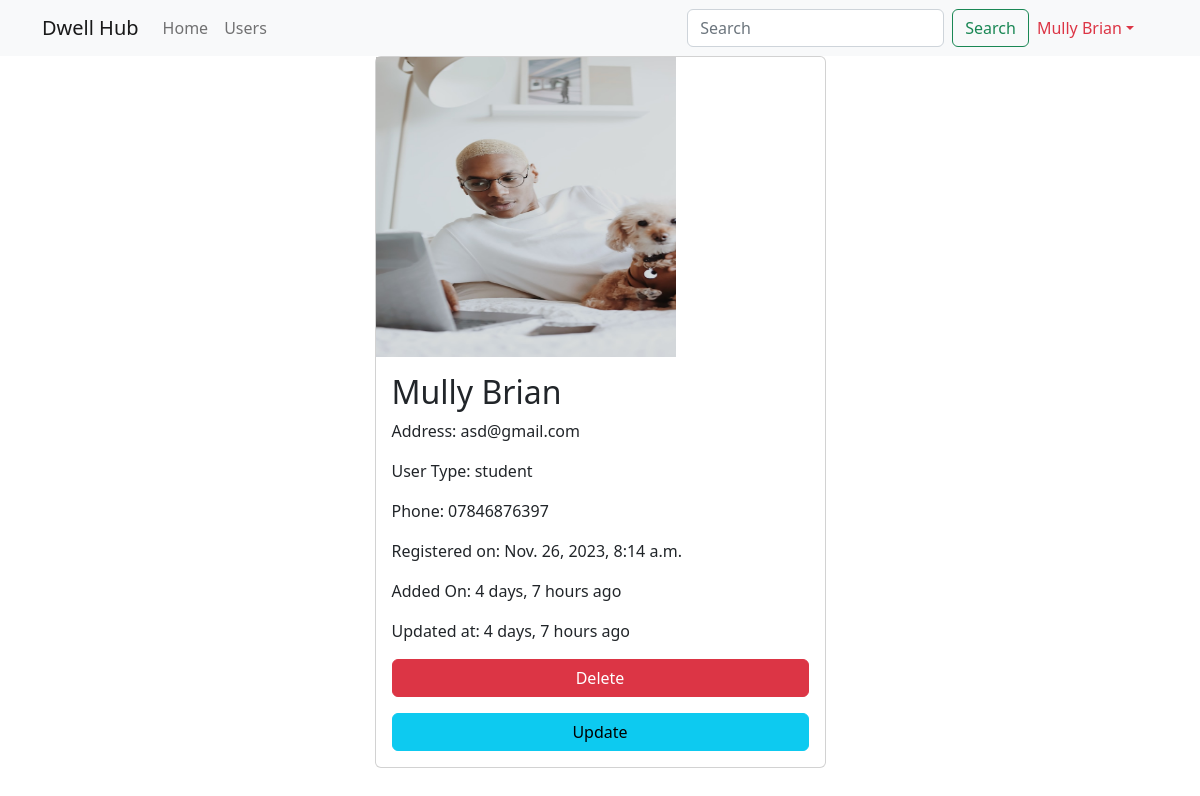
The page /user/7 (signed in) on the database as committed earlier.
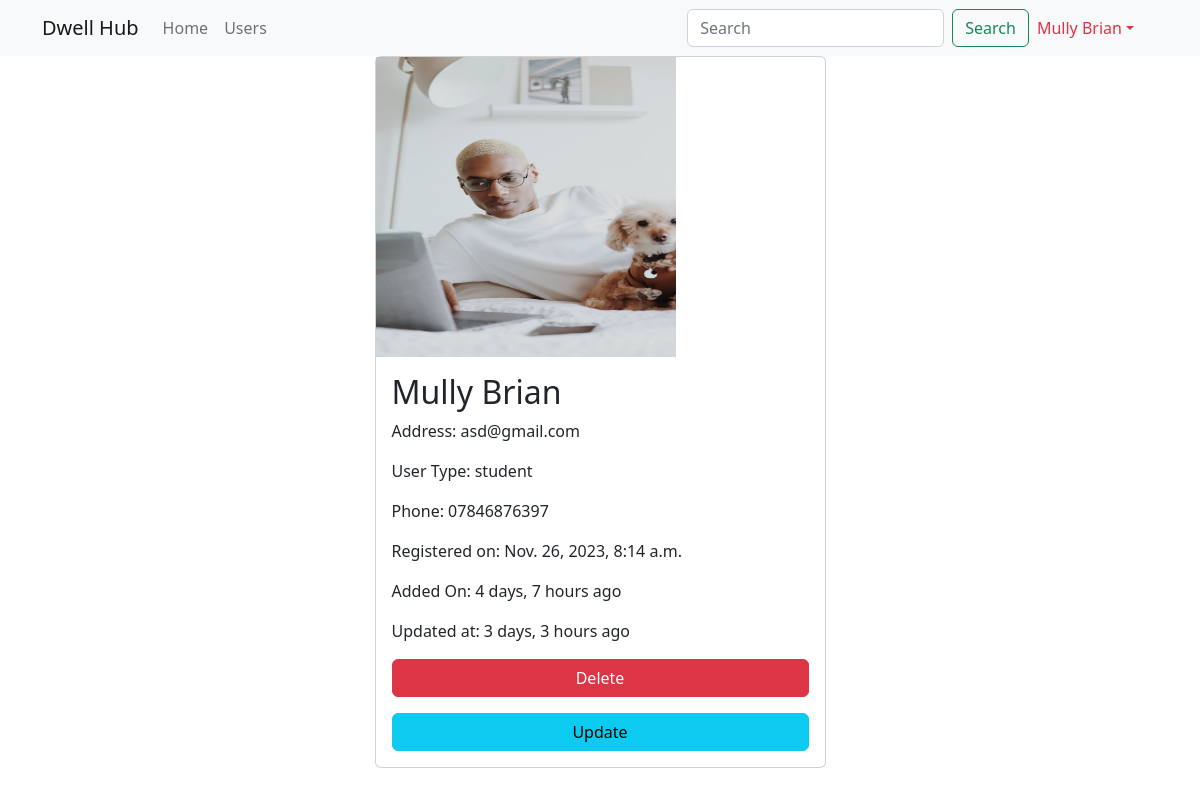
The same page on the database as committed later.
### main_app/models.py (models this page shows, shortened)
class User(models.Model):
    username = models.CharField(max_length=100)
    email = models.EmailField(unique=True)
    password = models.CharField(max_length=100)
    user_type = models.CharField(max_length=50)
    profile_picture = models.ImageField(upload_to="media/users", blank=True, null=True)
    phone = models.CharField(max_length=100)
    reg_date = models.DateTimeField(auto_now_add=True)
    created_at = models.DateTimeField(auto_now_add=True)
    updated_at = models.DateTimeField(auto_now=True)

### main_app/views.py (the view)
# urls.py: path('user/<int:user_id>', views.user_details, name="details"),
@login_required
def user_details(request, user_id):
    user = User.objects.get(pk=user_id)
    return render(request, 'user_details.html', {"user": user})

### templates/user_details.html (shortened to what this page needs)
{% extends 'base_template.html' %}
{% load humanize %}
{% block content %}
{% include 'navbar.html' %}
<div class="container">
    <div class="row justify-content-center">
        <div class="col-sm-5">
            <div class="card">
                {% if user.profile_picture %}
                    <img src="{{ user.profile_picture.url }}" height="300" width="300" alt="" >
                {% endif %}
                <div class="card-body">
                    <h2 class="card-title">{{ user.username | title }}</h2>
                    <p class="card-text">Address: {{ user.email }}</p>
                    <p class="card-text">User Type: {{ user.user_type }}</p>
                    <p class="card-text">Phone: {{ user.phone }}</p>
                    <p class="card-text">Registered on: {{ user.reg_date }}</p>
                    <p class="card-text">Added On: {{ user.created_at | naturaltime }}</p>
                    <p class="card-text">Updated at: {{ user.updated_at | naturaltime }}</p>
                    {% if perms.main_app.delete_user %}
                    	<a href="{% url 'delete' user.id %}" class="btn btn-danger w-100">Delete</a>
                    {% endif %}
                    {% if perms.main_app.change_user %}
                        <a href="{% url 'update' user.id %}" class="btn btn-info w-100 mt-3">Update</a>
                    {% endif %}
                </div>
            </div>
        </div>
    </div>
</div>
{% endblock %}

### templates/navbar.html (shortened to what this page needs)
<nav class="navbar sticky-top navbar-expand-lg bg-light">
    <div class="container">
        <a class="navbar-brand" href="{% url 'user' %}">Dwell Hub</a>
        <div class="collapse navbar-collapse" id="navbarTogglerDemo02">
            <ul class="navbar-nav me-auto mb-2 mb-lg-0">
                <li class="nav-item">
                    <a class="nav-link {% if "/" == request.path %} active {% endif %}" aria-current="page"
                       href="{% url 'home' %}">Home</a>
                </li>
                <li class="nav-item">
                    <a class="nav-link {% if "/user"  == request.path %} active {% endif %}" href="{% url 'all' %}">Users</a>
                </li>
            </ul>
            <form class="d-flex" role="search" method="get" action="{% url 'search' %}">
                <input class="form-control me-2" name="search_word" type="search" placeholder="Search"
                       aria-label="Search">
                <button class="btn btn-outline-success" type="submit">Search</button>
            </form>
            <ul class="navbar-nav me-3 mb-2 mb-lg-0">
                <li class="nav-item dropdown">
                    <a class="nav-link dropdown-toggle text-danger" href="#" role="button" data-bs-toggle="dropdown">{{ user.username }}</a>
                </li>
            </ul>
        </div>
    </div>
</nav>

Rows that differ between the two databases and show on the page:
changed User "Mully Brian": updated_at "4 days, 7 hours ago" → "3 days, 3 hours ago"
